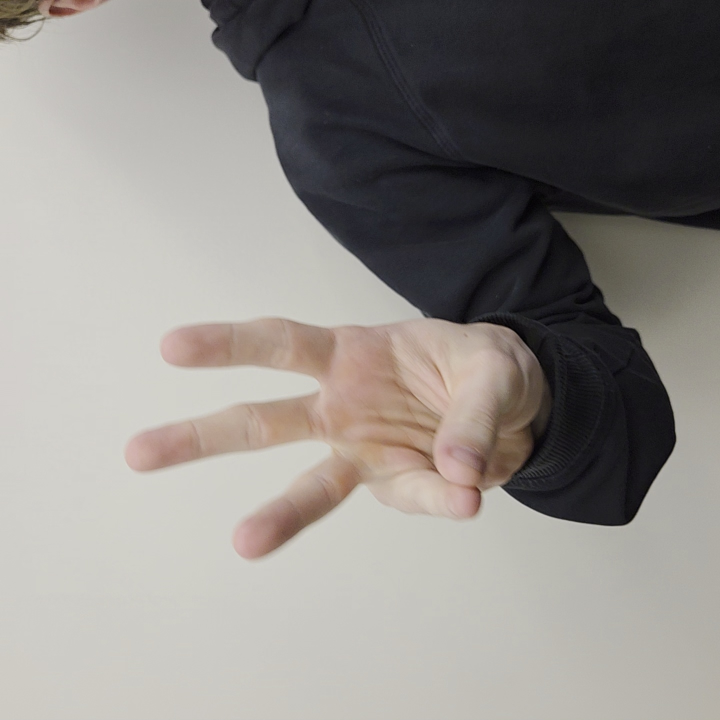
#> input picture Frames2/W/image_0_13.jpg, 1440 x 1440 px, given as the content of the folder ./archive (2)/asl_dataset, which was not available (shown at 1/2 size)
$ jupyter execute Data_Builder.ipynb
#> lines starting #> are read from the running program, lines starting #| are printed output that depends on the picture; pictures that were not available may be replaced by others from this repository, and a replacement may not be noted
[cell 1]
#library importingg

import pandas as pd
import numpy as np
from PIL import Image

[cell 2]
fileL = []
# [5 lines of commented-out code are left out]

[cell 3]
# Import module
import os
labels = []

# Assign directory
directory = r".\archive (2)\asl_dataset"
c = 0
# Iterate over files in directory
for name in os.listdir(directory):
    # Open file
    for img in os.listdir(directory+"\\"+name):
        labels.append(str(c))
        fileL.append(Image.open(directory+ "\\"+ name+ "\\"+img))
    c+=1

[cell 4]
restarting_file  = open("newimg.csv", "w")
restarting_file.write("")
restarting_file.close()

[cell 5]
labelmade = False
c = 0
newfile = open("newimg.csv", "a")
for f in fileL:
    new_f = f.resize((28,28))
    numArray = np.asarray(new_f)
    newNumArr = []
    if(numArray.ndim>2):
        for i in numArray:
            row = []
            for j in i:
                sum = 0
                for k in range (len(j)-1):
                    sum+=j[k]
                row.append(sum//(len(j)-1))
            newNumArr.append(row)
        numArray = newNumArr

    d1Arr = []

    for i in numArray:
        for j in i:
            d1Arr.append(j)

    numArray = d1Arr


    i = 1
    if not labelmade:
        newfile.write("label,")
        for z in d1Arr:
            if(i==784):
                newfile.write("pixel" + str(i))
            else:
                newfile.write("pixel" + str(i) + ",")
            i = i + 1
        newfile.write("\n")
        labelmade = True
    i = 0
    newfile.write(labels[c]+",")
    for x in d1Arr:
        if(i==784):
            newfile.write(str(x))
        else:
            newfile.write(str(x) + ",")
        i=i+1
    newfile.write("\n")
    c+=1
#> this loop made 1 pass
#> (labelmade, c) on pass 1: (True, 1)
#> pass 1, `new_f = f.resize((28,28))`:
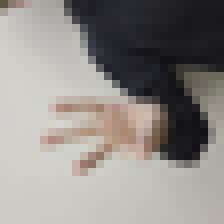
#> new_f: PIL image 28x28 RGB (shown 8 times larger); mean R, G, B 143.9, 140.1, 136.2
#> after the loop, c = 1; labelmade = True

newfile.close()


$ run again, on Frames2/W/image_1_13.jpg
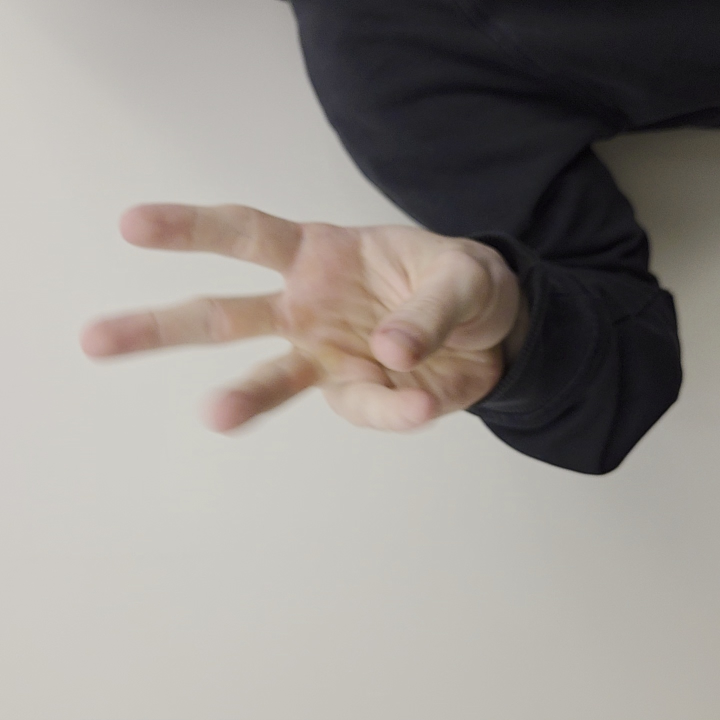
#> input picture Frames2/W/image_1_13.jpg, 1440 x 1440 px, given as the content of the folder ./archive (2)/asl_dataset, which was not available (shown at 1/2 size)
#> the loop `for f in fileL:` made 1 pass
#> (labelmade, c) on pass 1: (True, 1)
#> pass 1, `new_f = f.resize((28,28))`:
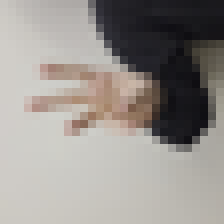
#> new_f: PIL image 28x28 RGB (shown 8 times larger); mean R, G, B 151.4, 146.6, 142
#> after the loop `for f in fileL:`: c = 1; labelmade = True
